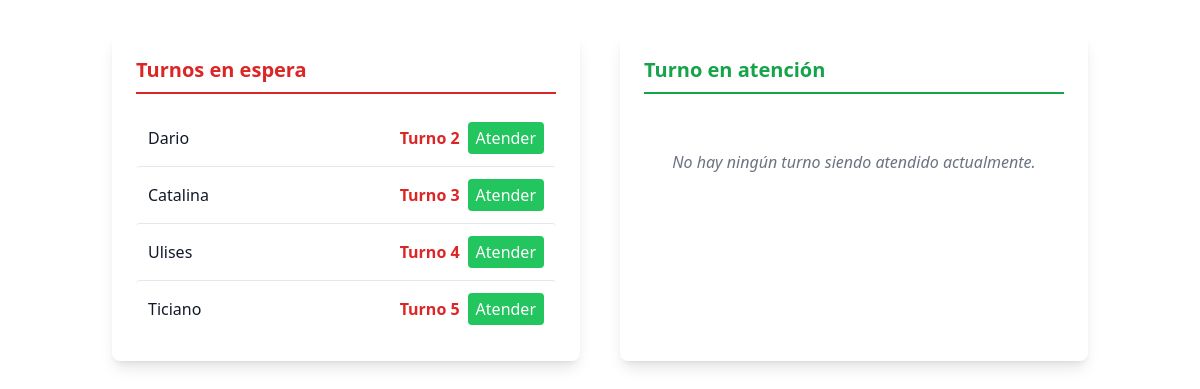
The page /vistas/modulos/turnocajero.php on the database its author committed.
### tables this page shows
CREATE TABLE `turno` (
  `id` int(11) NOT NULL,
  `nombre` varchar(100) DEFAULT NULL,
  `numero` varchar(10) DEFAULT NULL,
  `estado` varchar(20) DEFAULT NULL
);

### modelos/turno.php (called while the page is built, shortened)
<?php
class Turno {
    public function turnolibre() {
        $conn = conexion::conectar();
        $stmt = $conn->prepare("SELECT id, nombre, numero FROM turno WHERE estado = 'sinatender' ORDER BY numero ASC");
        $stmt->execute();
        return $stmt->fetchAll(PDO::FETCH_ASSOC);
    }
    public function turnoAtendido() {
        $conn = conexion::conectar();
        $stmt = $conn->prepare("SELECT id, nombre, numero FROM turno WHERE estado = 'atendiendo' LIMIT 1");
        $stmt->execute();
        return $stmt->fetch(PDO::FETCH_ASSOC);
    }
}

### vistas/modulos/turnocajero.php (the view, shortened to what this page needs)
<?php
require_once __DIR__ . '/../../modelos/turno.php';
$turno = new Turno();
$turnos = $turno->turnolibre();
$turnoAtendido = $turno->turnoAtendido();
?>
<!DOCTYPE html>
<html lang="es">
<head>
  <script src="https://cdn.tailwindcss.com"></script>
</head>
<body class="flex flex-col min-h-screen">
  <main class="flex-grow container mx-auto px-6 py-8">
    <div class="grid grid-cols-1 md:grid-cols-2 gap-10">
      <div class="bg-white shadow-lg rounded-lg p-6">
        <h3 class="text-xl font-semibold mb-4 text-red-600 border-b-2 border-red-600 pb-2">
          Turnos en espera
        </h3>
        <?php if (count($turnos) === 0): ?>
          <p class="text-gray-500 italic">No hay turnos en espera.</p>
        <?php else: ?>
          <ul class="divide-y divide-gray-200">
            <?php foreach ($turnos as $fila): ?>
              <li class="py-3 flex justify-between items-center hover:bg-red-50 rounded px-3 transition">
                <span class="font-medium text-gray-900"><?= htmlspecialchars($fila['nombre']) ?></span>
                <div class="flex items-center space-x-2">
                  <span class="text-red-600 font-semibold">Turno <?= $fila['numero'] ?></span>
                  <form method="post">
                    <button type="submit" class="bg-green-500 text-white py-1 px-2 rounded">Atender</button>
                  </form>
                </div>
              </li>
            <?php endforeach; ?>
          </ul>
        <?php endif; ?>
      </div>
      <div class="bg-white shadow-lg rounded-lg p-6">
        <h3 class="text-xl font-semibold mb-4 text-green-600 border-b-2 border-green-600 pb-2">
          Turno en atención
        </h3>
        <?php if ($turnoAtendido): ?>
          <div class="text-center py-10 space-y-4">
            <p class="text-2xl font-bold text-gray-900"><?= htmlspecialchars($turnoAtendido['nombre']) ?></p>
            <p class="mt-2 text-green-600 font-semibold text-xl">Turno <?= $turnoAtendido['numero'] ?></p>
            <form method="post">
              <input type="hidden" name="accion" value="eliminar">
              <input type="hidden" name="id" value="<?= $turnoAtendido['id'] ?>">
              <button type="submit" class="bg-red-600 text-white py-1 px-4 rounded">Finalizar turno</button>
            </form>
          </div>
        <?php else: ?>
          <p class="text-gray-500 italic text-center py-10">No hay ningún turno siendo atendido actualmente.</p>
        <?php endif; ?>
      </div>
    </div>
  </main>
</body>
</html>

### rows shown on the page
turno: nombre "Dario", numero "2"
turno: nombre "Catalina", numero "3"
turno: nombre "Ulises", numero "4"
turno: nombre "Ticiano", numero "5"
